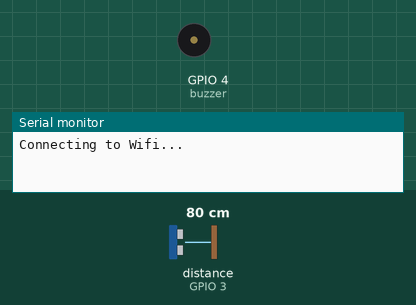
Recording of a sketch running on a simulated ESP32. Parts: buzzer (waves = sounding), the last lines printed to the serial monitor. Wiring (inferred from the names in the program): ultrasonic range finder: trigger GPIO 2; echo GPIO 3. The test bench sets the inputs (shaded band); at power-on: distance to the obstacle (sensor on GPIO 3) 80 cm. The echo pulse lasts 58.3 µs per cm; WiFi joins after 1.5 s; servers stay silent unless stated; uploads are accepted with an empty reply.

Above: at 0.1 s.
At 1.6 s:
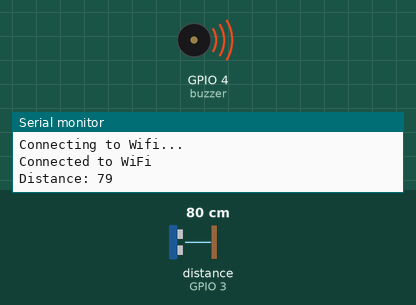
Timing chart, 0 to 3.1 s (numbered marks = the images above):
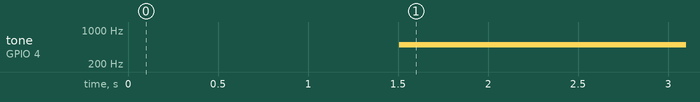

The sketch:

esp32_buzzeronly.ino
```cpp
#include<WiFi.h>
#include<HTTPClient.h>


#define trig_pin 2
#define echo_pin 3
#define buzzer 4

const char* ssid ="ETEFOP";
const char* password ="Etefop@123";

int distance;
long duration;

void setup(){
  Serial.begin(115200);

  pinMode(trig_pin, OUTPUT);
  pinMode(echo_pin, INPUT);
  pinMode(buzzer, OUTPUT);

  WiFi.begin(ssid,password);

  while(WiFi.status() != WL_CONNECTED){
    Serial.println("Connecting to Wifi...");
    delay(500);
  }
  Serial.println("Connected to WiFi");

}

void loop(){
  digitalWrite(trig_pin,LOW);
  delayMicroseconds(2);

  digitalWrite(trig_pin,HIGH);
  delayMicroseconds(10);

  digitalWrite(trig_pin,LOW);

  //digitalWrite(buzzer,LOW);
  noTone(buzzer);

  duration = pulseIn(echo_pin,HIGH);
  distance = duration * 0.034/2;

  Serial.print("Distance: ");
  Serial.println(distance);

  if(distance <= 400){
    //digitalWrite(buzzer, HIGH);
    tone(buzzer, 500);

    sendData(distance, "WARNING");


  }
  else{
    //digitalWrite(buzzer, LOW);
    noTone(buzzer);

    sendData(distance, "SAFE");

  }
  delay(1000);
}

void sendData(int distance, String status){
  HTTPClient http;

  String url="http://192.168.0.115/monday/insert.php?distance=" + String(distance) + "&event_status=" + status;

  http.begin(url);
  http.GET();
  http.end();
}
```

Measured:
- by itself, tone on GPIO 4 (buzzer): silent → 500 Hz at 1.5 s
